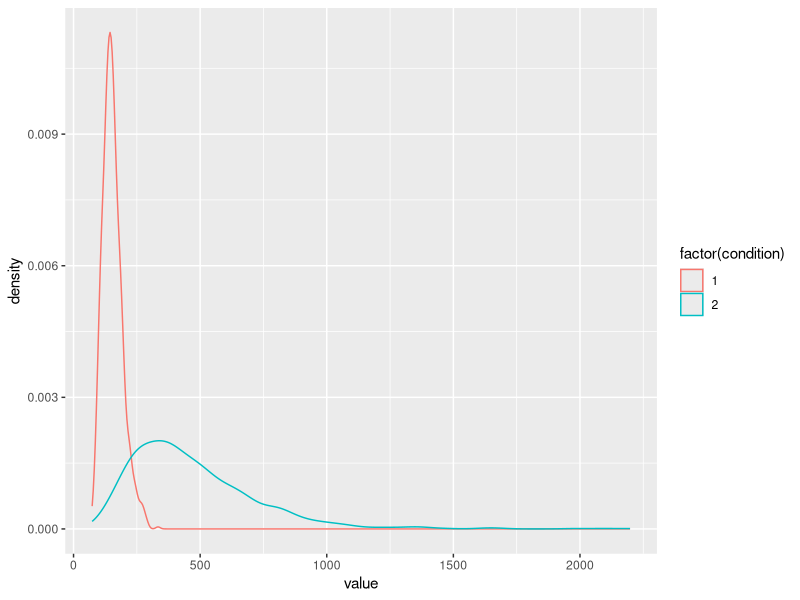

The R source for this figure: (Note: this script raises an error after producing the figure.)
library(tidyverse)

set.seed(123)
N <- 1000 # number of subjects
beta <- c(5, 6) # Population parameter
sigma <- c(.25, .5) # trial-by-trial error

# iterate over subject to generate data for each one
data <- map_dfr(1:2, 
                ~tibble(condition = ., 
                        value = rlnorm(n = N, mean = beta[.], sd = sigma[.]))) 

ggplot(data, aes(x = value, colour = factor(condition))) +
  geom_density() 

write_csv(data, "data/uvlmdata.csv")
